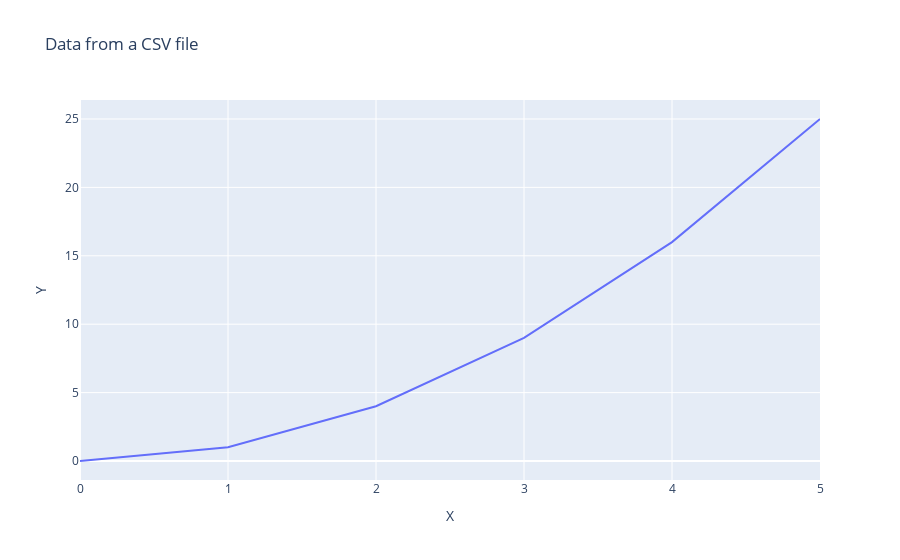

This figure's notebook cell:
### Markdown cell above
The important difference from using internal list data is that we  have to identify the dataframe we want to use before telling it the names of the columns we want to use:

> data_frame=df, > x='X', y='Y'

Putting it all together, we have:

### Code cell
# Setup
import plotly.express as px
import pandas as pd

url = 'https://raw.githubusercontent.com/pbeens/Data-Dunkers/main/Data/x-y-data.csv'

# Input
df = pd.read_csv(url)

# Process
fig = px.line(data_frame=df, 
    x='X', 
    y='Y', 
    title='Data from a CSV file')

# Output
fig.show()

### Figure 1 — Plotly figure (JSON) as saved in the notebook; plotly's stock layout.template omitted (floating-point values rounded to 4 significant figures)
{"data": [{"hovertemplate": "X=%{x}<br>Y=%{y}<extra></extra>", "legendgroup": "", "line": {"color": "#636efa", "dash": "solid"}, "marker": {"symbol": "circle"}, "mode": "lines", "name": "", "orientation": "v", "showlegend": false, "type": "scatter", "x": [0, 1, 2, 3, 4, 5], "xaxis": "x", "y": [0, 1, 4, 9, 16, 25], "yaxis": "y"}], "layout": {"legend": {"tracegroupgap": 0}, "title": {"text": "Data from a CSV file"}, "xaxis": {"anchor": "y", "domain": [0, 1], "title": {"text": "X"}}, "yaxis": {"anchor": "x", "domain": [0, 1], "title": {"text": "Y"}}}}
